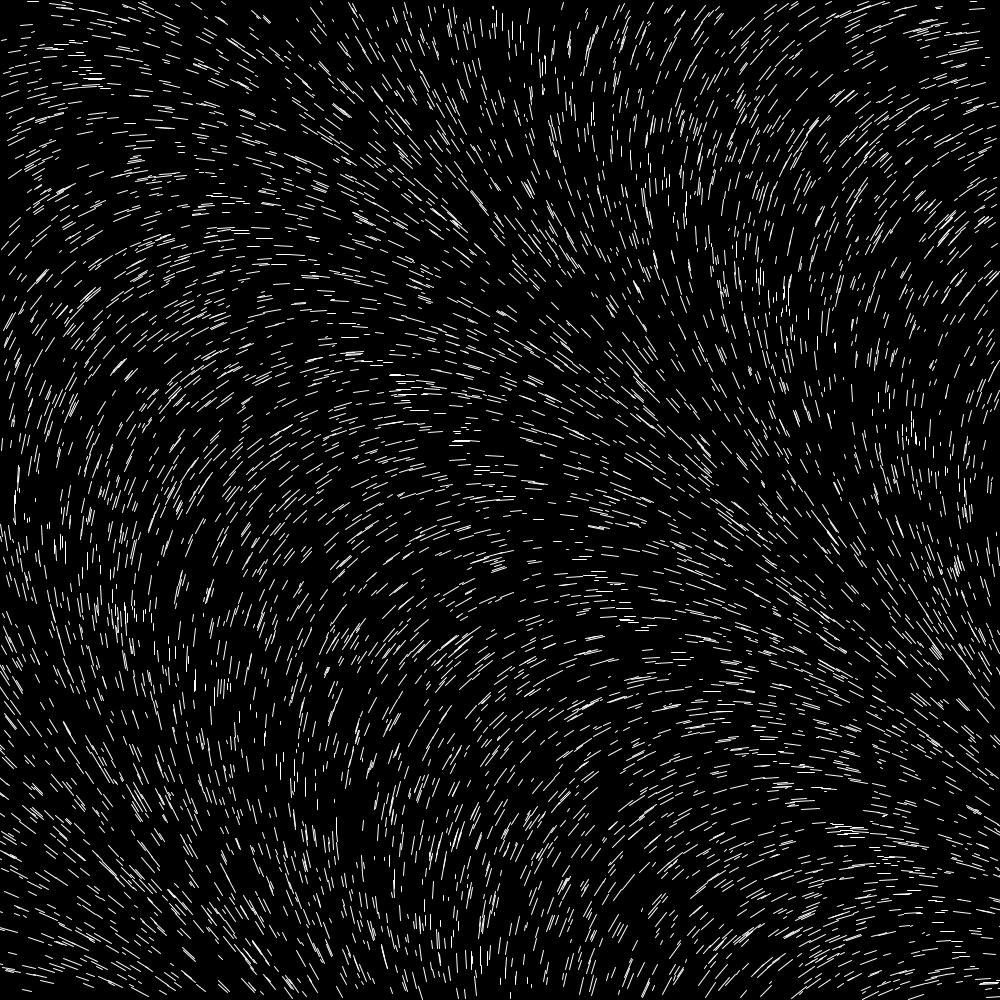
Frame 1 (no input)
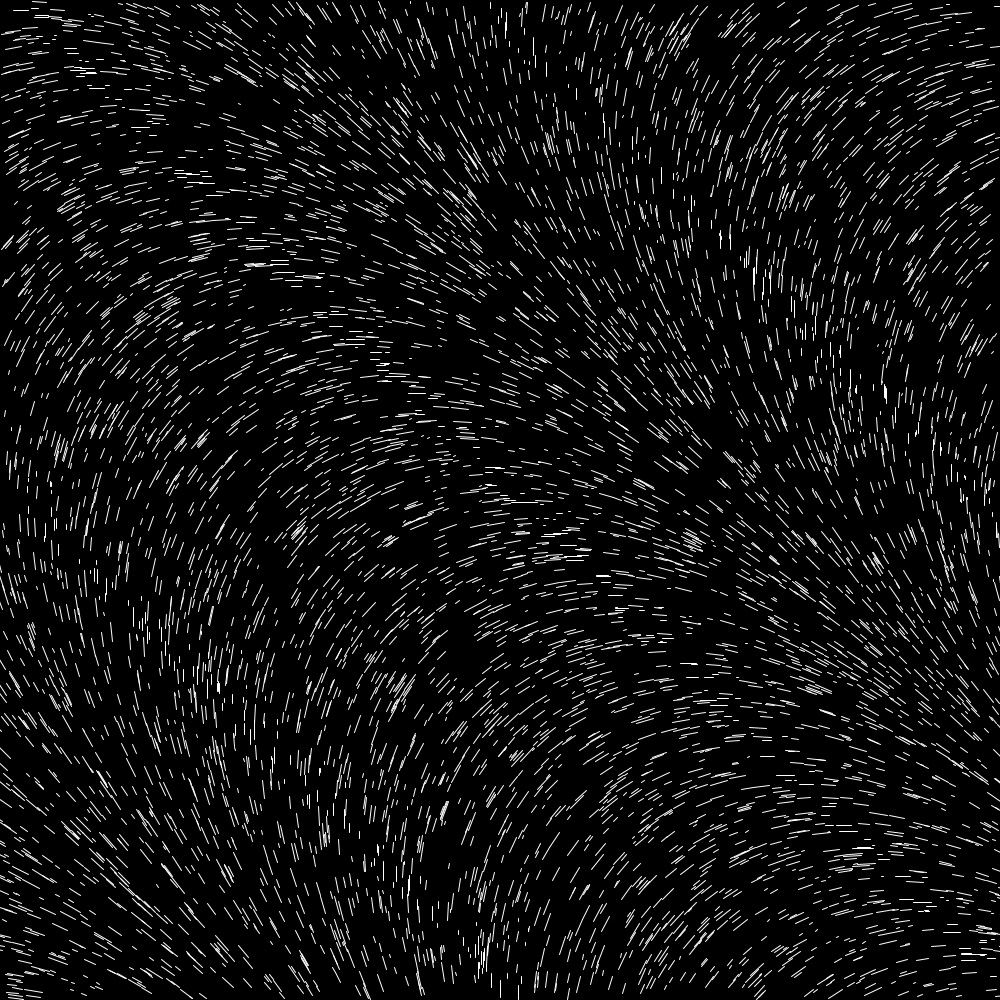
Frame 2 (the mouse pressed at the canvas centre, redrawn once)

The Processing sketch that drew these frames (run headless with seeded random() and noise(); the mouse was pressed at the canvas centre and the sketch redrawn once):

// Processing sketch: wave
// ── wave.pde
int amountOfStripes = 6000;
int lineLengthMin = 3;
int lineLengthMax = 20;

void setup() {
  size(1000, 1000);
  stroke(255);
  fill(0);
  background(0);
  noLoop();
}

void draw() {
  background(0);
  for (int x = 0; x < amountOfStripes; x++) {
    int lineLength = int(random(lineLengthMin, lineLengthMax));
    int randomX = int(random(1,1000));
    int randomY = int(random(1,1000));
    float angleX = ((randomX-randomY)/float(width) - 0.5) * -PI;
    line(randomX, randomY, randomX+(lineLength*sin(angleX)), randomY+(lineLength*cos(angleX)));
  }
}
